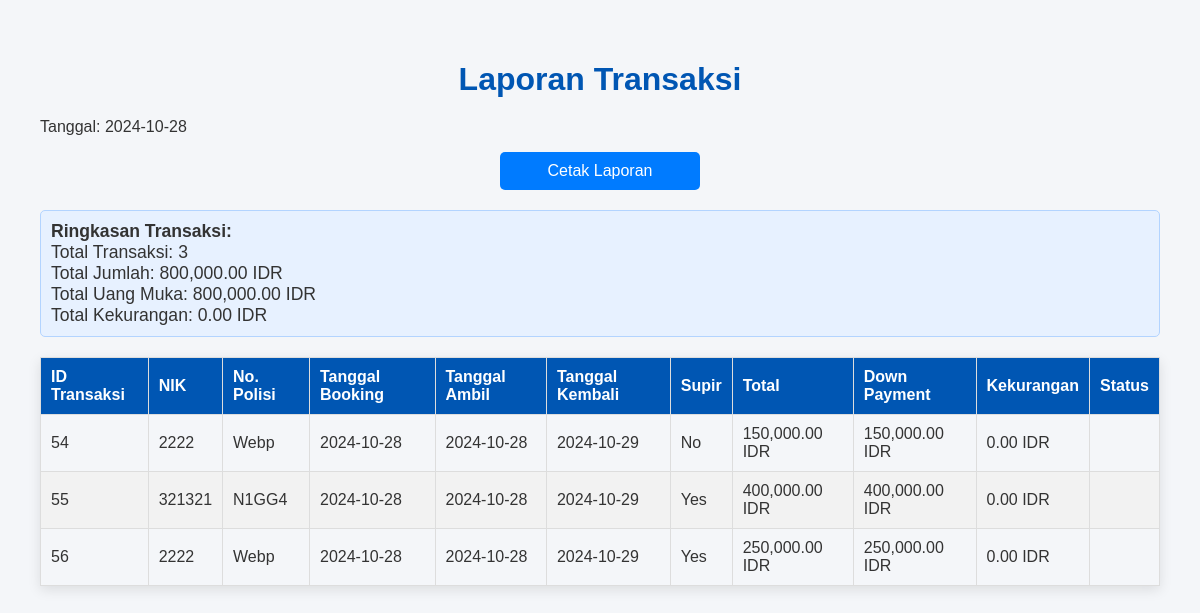
The page /laporan_transaksi.php (signed in) on the database its author committed.
### tables this page shows
CREATE TABLE `tbl_transaksi` (
  `id_transaksi` int(11) NOT NULL,
  `nik` int(11) DEFAULT NULL,
  `nopol` varchar(10) DEFAULT NULL,
  `tgl_booking` date DEFAULT NULL,
  `tgl_ambil` date DEFAULT NULL,
  `tgl_kembali` date DEFAULT NULL,
  `supir` tinyint(1) DEFAULT NULL,
  `total` decimal(10,2) DEFAULT NULL,
  `downpayment` decimal(10,2) DEFAULT NULL,
  `kekurangan` decimal(10,2) DEFAULT NULL,
  `status` enum('booking','approved','ambil','kembali') DEFAULT NULL
);

### laporan_transaksi.php (the view, shortened to what this page needs)
<?php
include 'koneksi.php';
$query = "SELECT
            id_transaksi,
            nik,
            nopol,
            tgl_booking,
            tgl_ambil,
            tgl_kembali,
            IF(supir = 1, 'Yes', 'No') AS driver_needed,
            total,
            downpayment,
            kekurangan,
            status
          FROM
            tbl_transaksi";
$result = mysqli_query($conn, $query);
$total_transactions = mysqli_num_rows($result);
$total_amount = 0;
$total_downpayment = 0;
$total_outstanding = 0;
while ($row = mysqli_fetch_assoc($result)) {
    $total_amount += $row['total'];
    $total_downpayment += $row['downpayment'];
    $total_outstanding += $row['kekurangan'];
}
mysqli_data_seek($result, 0);
?>
<!DOCTYPE html>
<html lang="id">
<head>
</head>
<body>
    <h1>Laporan Transaksi</h1>
    <p>Tanggal: <?= date('Y-m-d') ?></p>
    <button class="btn-print" onclick="printReport()">Cetak Laporan</button>
    <div class="summary">
        <strong>Ringkasan Transaksi:</strong><br>
        Total Transaksi: <?= $total_transactions ?><br>
        Total Jumlah: <?= number_format($total_amount, 2) ?> IDR<br>
        Total Uang Muka: <?= number_format($total_downpayment, 2) ?> IDR<br>
        Total Kekurangan: <?= number_format($total_outstanding, 2) ?> IDR<br>
    </div>
    <table>
        <thead>
            <tr>
                <th>ID Transaksi</th>
                <th>NIK</th>
                <th>No. Polisi</th>
                <th>Tanggal Booking</th>
                <th>Tanggal Ambil</th>
                <th>Tanggal Kembali</th>
                <th>Supir</th>
                <th>Total</th>
                <th>Down Payment</th>
                <th>Kekurangan</th>
                <th>Status</th>
            </tr>
        </thead>
        <tbody>
            <?php while ($row = mysqli_fetch_assoc($result)) { ?>
            <tr>
                <td><?= $row['id_transaksi'] ?></td>
                <td><?= $row['nik'] ?></td>
                <td><?= $row['nopol'] ?></td>
                <td><?= $row['tgl_booking'] ?></td>
                <td><?= $row['tgl_ambil'] ?></td>
                <td><?= $row['tgl_kembali'] ?></td>
                <td><?= $row['driver_needed'] ?></td>
                <td><?= number_format($row['total'], 2) ?> IDR</td>
                <td><?= number_format($row['downpayment'], 2) ?> IDR</td>
                <td><?= number_format($row['kekurangan'], 2) ?> IDR</td>
                <td><?= $row['status'] ?></td>
            </tr>
            <?php } ?>
        </tbody>
    </table>
</body>
</html>

### laporan_transaksi.php (style rules this page uses)
body { font-family: 'Arial', sans-serif; margin: 20px; padding: 20px; background-color: #f4f6f9; color: #333; }
h1 { text-align: center; color: #0056b3; margin-bottom: 20px; }
.summary { margin-top: 20px; padding: 10px; background-color: #e7f1ff; border: 1px solid #b3d4ff; border-radius: 5px; font-size: 1.1em; }
table { width: 100%; border-collapse: collapse; margin-top: 20px; box-shadow: 0 4px 12px rgba(0, 0, 0, 0.1); }
th, td { border: 1px solid #ddd; padding: 10px; text-align: left; }
th { background-color: #0056b3; color: white; }
tr:nth-child(even) { background-color: #f2f2f2; }
.btn-print { background-color: #007bff; color: white; border: none; padding: 10px 20px; border-radius: 5px; font-size: 1em; cursor: pointer; margin-bottom: 20px; display: block; width: 100%; max-width: 200px; margin-left: auto; margin-right: auto; transition: background-color 0.3s; }

### rows shown on the page
tbl_transaksi: id_transaksi "54", nik "2222", nopol "Webp", tgl_booking "2024-10-28", tgl_ambil "2024-10-28", tgl_kembali "2024-10-29", driver_needed "No", total "150,000.00", downpayment "150,000.00", kekurangan "0.00"
tbl_transaksi: id_transaksi "55", nik "321321", nopol "N1GG4", tgl_booking "2024-10-28", tgl_ambil "2024-10-28", tgl_kembali "2024-10-29", driver_needed "Yes", total "400,000.00", downpayment "400,000.00", kekurangan "0.00"
tbl_transaksi: id_transaksi "56", nik "2222", nopol "Webp", tgl_booking "2024-10-28", tgl_ambil "2024-10-28", tgl_kembali "2024-10-29", driver_needed "Yes", total "250,000.00", downpayment "250,000.00", kekurangan "0.00"

### other values the page prints
$total_transactions "3"
$total_amount "800,000.00"
$total_downpayment "800,000.00"
$total_outstanding "0.00"
